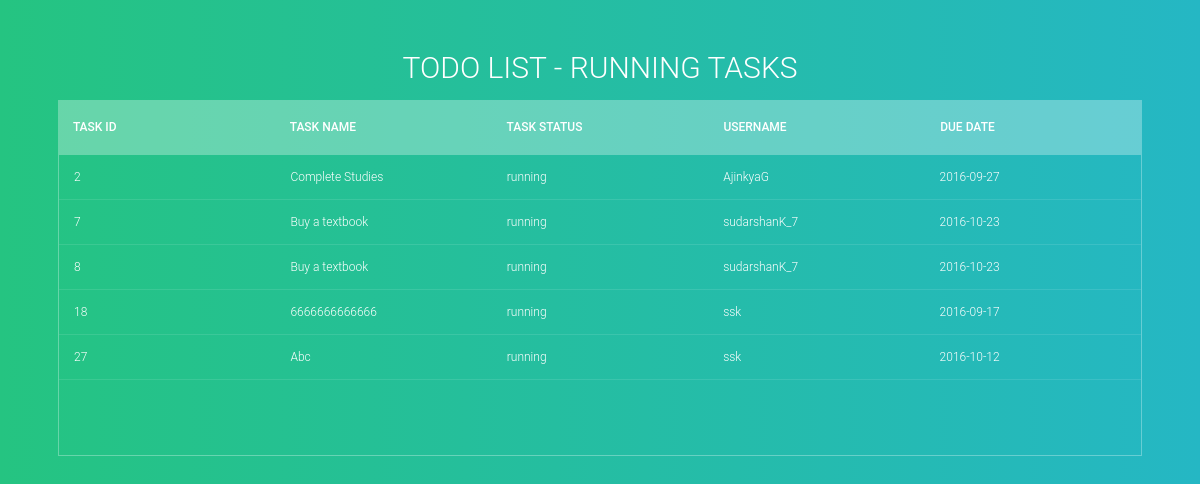
/running, run on the app's committed database.
### tables this page shows
CREATE TABLE todo
(tid integer primary key autoincrement,
tname text,
tstatus integer,
uid int,
tdate date);

CREATE TABLE login
       (uID INTeger PRIMARY KEY autoincrement,
       uname TEXT,
       password text, "email" TEXT);

### login.py (the view)
@app.route('/running')
def running():
    conn = sqlite3.connect('todo.db')
    c = conn.cursor()
    c.execute("SELECT DATE ('now')")
    a=c.fetchall()
    c.execute("select tid,tname,tstatus,uname,tdate from login,todo where login.uid=todo.uid  AND tstatus='running';")
    runtask=c.fetchall()
    forwho = 'running tasks'
    return render_template("make_table.html",items=runtask,ip=ip, forwho=forwho)

### templates/make_table.html (shortened to what this page needs)
<section>
<h1>Todo List - {{forwho}}</h1>
<div  class="tbl-header">
<table cellpadding="0" cellspacing="0" border="0">
  <thead>
    <tr>
      <th>Task ID</th>
      <th>Task Name</th>
      <th>Task Status</th>
      <th>Username</th>
      <th>due date</th>
    </tr>
  </thead>
</table>
</div>
<div  class="tbl-content">
<table cellpadding="0" cellspacing="0" border="0">
  <tbody>
    {% for item in items %}
    <tr>
        <td>{{item[0]}}</td>
        <td>{{item[1]}}</td>
        <td>{{item[2]}}</td>
        <td>{{item[3]}}</td>
        <td>{{item[4]}}</td>
    </tr>
{% endfor %}
  </tbody>
</table>
</div>
</section>

### templates/make_table.html (style rules this page uses)
h1 { font-size: 30px; color: #fff; text-transform: uppercase; font-weight: 300; text-align: center; margin-bottom: 15px; }
table { width:100%; table-layout: fixed; }
.tbl-header { background-color: rgba(255,255,255,0.3); }
.tbl-content { height:300px; overflow-x:auto; margin-top: 0px; border: 1px solid rgba(255,255,255,0.3); }
th { padding: 20px 15px; text-align: left; font-weight: 500; font-size: 12px; color: #fff; text-transform: uppercase; }
td { padding: 15px; text-align: left; vertical-align:middle; font-weight: 300; font-size: 12px; color: #fff; border-bottom: solid 1px rgba(255,255,255,0.1); }
section { margin: 50px; }

### data on the page
todo: tid "2", tname "Complete Studies", tstatus "running", uname "AjinkyaG", tdate "2016-09-27"
todo: tid "7", tname "Buy a textbook", tstatus "running", uname "sudarshanK_7", tdate "2016-10-23"
todo: tid "8", tname "Buy a textbook", tstatus "running", uname "sudarshanK_7", tdate "2016-10-23"
todo: tid "18", tname "6666666666666", tstatus "running", uname "ssk", tdate "2016-09-17"
todo: tid "27", tname "Abc", tstatus "running", uname "ssk", tdate "2016-10-12"

### other printed values
{{ forwho }} "RUNNING TASKS"
